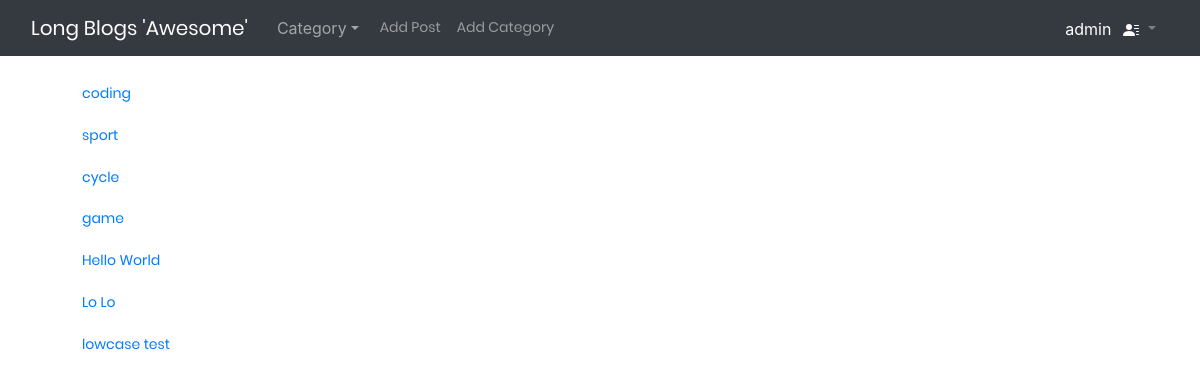
/category-list/ (signed in), run on the app's committed database.
### theblog/models.py (models this page shows, shortened)
class Category(models.Model):
    name = models.CharField(max_length=255, default='coding')
    def __str__(self):
        return self.name

### theblog/views.py (the view)
# urls.py: path('category-list/', views.CategoryListView, name='category-list'),
def CategoryListView(request):
    category_menu_list = Category.objects.all()
    return render(request, 'theblog/category_list.html', {'categories': category_menu_list})

### theblog/templates/theblog/category_list.html (shortened to what this page needs)
{% extends 'theblog/base.html' %}
{% block content %}
    {% for item in categories %}
        <ul>
            <li>
                <a href="{% url 'category' item.name|slugify %}">{{item}}</a>
            </li>
        </ul>
    {% endfor %}
{% endblock content %}

### theblog/templates/theblog/base.html (shortened to what this page needs)
<!doctype html>
<html lang="en">
  <head>
    {% load static %}
    <link href="https://cdn.jsdelivr.net/npm/bootstrap@5.0.1/dist/css/bootstrap.min.css" rel="stylesheet">
    <link rel="stylesheet" href="https://maxcdn.bootstrapcdn.com/bootstrap/4.0.0/css/bootstrap.min.css">
    <link rel="stylesheet" href="https://cdnjs.cloudflare.com/ajax/libs/MaterialDesign-Webfont/3.6.95/css/materialdesignicons.css">
    <link rel="stylesheet" href="{% static 'theblog/css/user_profile.css' %}" type="text/css">
    <link rel="stylesheet" href="{% static 'theblog/css/main.css' %}" type="text/css">
    <link rel="stylesheet" href="{% static 'theblog/css/util.css' %}" type="text/css">
	  <link rel="stylesheet" type="text/css" href="{% static 'theblog/vendor/bootstrap/css/bootstrap.min.css' %}">
    <link rel="stylesheet" type="text/css" href="{% static 'theblog/fonts/font-awesome-4.7.0/css/font-awesome.min.css' %}">
    <link rel="stylesheet" type="text/css" href="{% static 'theblog/fonts/iconic/css/material-design-iconic-font.min.css' %}">
    <link rel="stylesheet" type="text/css" href="{% static 'theblog/vendor/animate/animate.css' %}">
    <link rel="stylesheet" type="text/css" href="{% static 'theblog/vendor/css-hamburgers/hamburgers.min.css' %}">
    <link rel="stylesheet" type="text/css" href="{% static 'theblog/vendor/animsition/css/animsition.min.css' %}">
    <link rel="stylesheet" type="text/css" href="{% static 'theblog/vendor/select2/select2.min.css' %}">
    <link rel="stylesheet" type="text/css" href="{% static 'theblog/vendor/daterangepicker/daterangepicker.css' %}">
  </head>
  <body class="body">
    <nav class="navbar navbar-expand-lg navbar-dark bg-dark">
        <div class="container-fluid">
          <a class="navbar-brand" href="{% url 'home' %}">Long Blogs 'Awesome'</a>
          {% if categories %}
            <div class="btn-group">
              <button type="button" class="btn dropdown-toggle dropdown-toggle-split" data-bs-toggle="dropdown" aria-expanded="false" style="color: rgba(255,255,255,.55);">Category</button>
            </div>
          {% else %}
            <a class="nav-link" href="{% url 'category-list' %}" style="color: rgba(255,255,255,.55);">Category</a>
          {% endif %}
          <div class="collapse navbar-collapse" id="navbarSupportedContent">
            <ul class="navbar-nav me-auto mb-2 mb-lg-0">
              {% if user.is_authenticated %}
                <li class="nav-item">
                  <a class="nav-link" href="{% url 'add-post' %}">Add Post</a>
                </li>
                <li class="nav-item">
                  <a class="nav-link" href="{% url 'add-category' %}">Add Category</a>
                </li>
              {% endif %}
            </ul>
            {% if user.is_authenticated %}
              <div class="btn-group">
                <div class="username" style="color: white; margin-top: 8px;">{{user.username}}</div>
                <button type="button" class="btn dropdown-toggle dropdown-toggle-split" data-bs-toggle="dropdown" aria-expanded="false" style="color: gray;">
                </button>
              </div>
            {% endif %}
          </div>
        </div>
      </nav>
    <br/>
    <div class="main">
      {% block content %}
    {% endblock content %}
    </div>
  </body>
</html>

### static/theblog/css/user_profile.css (style rules this page uses)
body { background-color: #f9f9fa }

### static/theblog/css/main.css (style rules this page uses)
* { margin: 0px; padding: 0px; box-sizing: border-box; }
body, html { height: 100%; font-family: Poppins-Regular, sans-serif; }
a { font-family: Poppins-Regular; font-size: 14px; line-height: 1.7; color: #666666; margin: 0px; transition: all 0.4s; -webkit-transition: all 0.4s; -o-transition: all 0.4s; -moz-transition: all 0.4s; }
ul, li { margin: 0px; list-style-type: none; }
button { outline: none !important; border: none; background: transparent; }

### data on the page
Category: name "coding"
Category: name "sport"
Category: name "cycle"
Category: name "game"
Category: name "Hello World"
Category: name "Lo Lo"
Category: name "lowcase test"

### other printed values
{{ user.username }} "admin"
